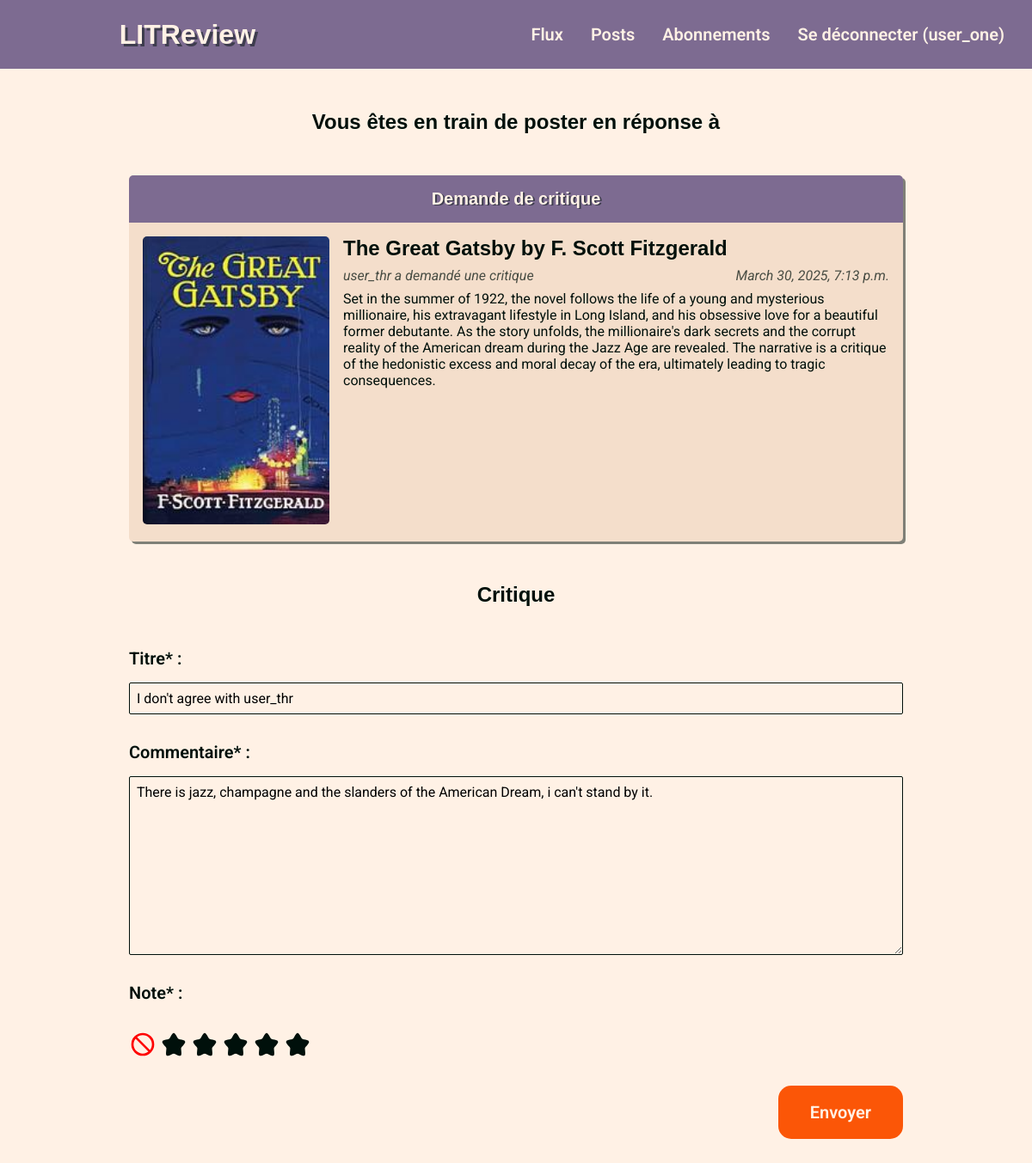
The page /review/update/5/ (signed in) on the database its author committed.
### myauth/models.py (models this page shows)
class User(AbstractUser):
    pass

### litrevu/models.py (models this page shows, shortened)
class Ticket(models.Model):
    title = models.CharField(
        max_length=128
    )
    description = models.TextField(
        max_length=2048,
        blank=True
    )
    user = models.ForeignKey(
        settings.AUTH_USER_MODEL,
        on_delete=models.CASCADE
    )
    image = models.ImageField(
        null=True,
        blank=True
    )
    time_created = models.DateTimeField(
        auto_now_add=True
    )

class Review(models.Model):
    ticket = models.ForeignKey(
        to=Ticket,
        on_delete=models.CASCADE
    )
    rating = models.PositiveSmallIntegerField(
        validators=[MinValueValidator(0), MaxValueValidator(5)],
        blank=True,
        default=0
    )
    headline = models.CharField(
        max_length=128
    )
    body = models.CharField(
        max_length=8192,
        blank=True
    )
    user = models.ForeignKey(
        to=settings.AUTH_USER_MODEL,
        on_delete=models.CASCADE)
    time_created = models.DateTimeField(
        auto_now_add=True
    )

### litrevu/views.py (the view, shortened to what this page needs)
class ReviewUpdateView(LoginRequiredMixin, View):
    template_name = 'litrevu/review_update.html'
    form_class = forms.ReviewForm
    def get(self, request, review_id):
        review = models.Review.objects.get(id=review_id)
        ticket = models.Ticket.objects.get(id=review.ticket.id)
        ticket.user_has_reviewed = (
            ticket.review_set.filter(user=request.user).exists())
        form = self.form_class(instance=review)
        return render(request, self.template_name,
                      context={'form': form,
                               'ticket': ticket,
                               'review': review})

### litrevu/forms.py (shortened to what this page needs)
class ReviewForm(forms.ModelForm):
    class Meta:
        model = models.Review
        fields = ['headline', 'body', 'rating']
        labels = {
            'headline': 'Titre* ',
            'rating': 'Note* ',
            'body': 'Commentaire* '
        }
    def __init__(self, *args, **kwargs):
        super().__init__(*args, **kwargs)
        self.fields['rating'].initial = 0
        self.fields['headline'].widget.attrs.update(
            {'class': 'formReview__title'}
        )
        self.fields['rating'].widget.attrs.update(
            {'class': 'formReview__hidden'}
        )
        self.fields['body'].widget = forms.Textarea(
            attrs={'class': 'formReview__body'}
        )

### templates/litrevu/review_update.html (shortened to what this page needs)
{% extends 'base.html' %}
{% load static %}
{% block content %}
    <div class="formReview">
        <h2 class="formReview__type">Vous êtes en train de poster en réponse à</h2>
            <div>
                {% include 'litrevu/snippet_ticket.html' with ticket=ticket current_review=True %}
            </div>
        <h2 class="formReview__type">Critique</h2>
        <form action ="" method="post" enctype="multipart/form-data" class="formReview__form">
            {{ form.as_p }}
            <div class="formReview__stars" data-rating="{{ review.rating|default:0 }}">
                <span class="formReview__stars__elem fa-stop" onclick="gfg(0)"></span>
                <span class="formReview__stars__elem fa-star" onclick="gfg(1)"></span>
                <span class="formReview__stars__elem fa-star" onclick="gfg(2)"></span>
                <span class="formReview__stars__elem fa-star" onclick="gfg(3)"></span>
                <span class="formReview__stars__elem fa-star" onclick="gfg(4)"></span>
                <span class="formReview__stars__elem fa-star" onclick="gfg(5)"></span>
            </div>
            <div class="formReview__action">
                <button type="submit" role="button" class="formReview__button">Envoyer</button>
            </div>
        </form>
    </div>
{% endblock content %}

### templates/base.html (shortened to what this page needs)
{% load static %}
<!DOCTYPE html>
<html lang="en">
    <head>
        <link rel="stylesheet" href="{% static 'css/style.css' %}">
    </head>
    <body>
        <nav class="navbar">
            <h1 onclick="location.href='{% url 'home' %}'" class="navbar__title">LITReview</h1>
            {% if user.is_authenticated %}
                <ul class="navbar__list">
                    <li class="navbar__li"><a href="{% url 'home' %}" class="navbar__link {% if request.path == '/home/' %}navbar__active{% endif %}">Flux</a></li>
                    <li class="navbar__li"><a href="{% url 'posts' %}" class="navbar__link {% if request.path == '/posts/' %}navbar__active{% endif %} ">Posts</a></li>
                    <li class="navbar__li"><a href="{% url 'follow' %}" class="navbar__link {% if '/subscription/' in request.path %}navbar__active{% endif %} ">Abonnements</a></li>
                    <li class="navbar__li"><a href="{% url 'logout' %}" class="navbar__link">Se déconnecter ({{ request.user.username }})</a></li>
                </ul>
            {% endif %}
        </nav>
        {% block content %}{% endblock content %}
    </body>
</html>

### templates/litrevu/snippet_ticket.html (shortened to what this page needs)
<div class="ticket">
    {% if not ticket_in_review %}
        <h3 class="ticket__type">Demande de critique</h3>
    {% endif %}
    <div class="ticket__body">
        {% if ticket.image %}
            <div class="ticket__imageBlock">
                <img src="{{ ticket.image.url }}" alt="image of {{ ticket.title }}" class="ticket__image">
            </div>
        {% endif %}
        <div class="ticket__content">
            <h3 class="ticket__title">{{ ticket.title }}</h3>
            <div class="ticket__details">
                <p class="ticket__creator"> {% if request.user.username == ticket.user.username %}
                        Vous avez demandé une critique
                    {% else %}
                        {{ ticket.user.username }} a demandé une critique
                    {% endif %}
                </p>
                <p class="ticket__time">{{ ticket.time_created }}</p>
            </div>
            {% if ticket.description %}
                <p class="ticket__description">{{ ticket.description }}</p>
            {% endif %}
        </div>
    </div>
</div>

### mystatic/css/style.css (style rules this page uses)
html { overflow-y: scroll; }
* { margin: 0; padding: 0; box-sizing: border-box; }
body, a, button { font-family: "Roboto", sans-serif; }
body { display: flex; flex-direction: column; width: 100%; align-items: center; justify-content: center; background-color: #FFF1E5; color: #00100B; }
h1, h2, h3, h4, h5, h6 { font-family: "Poppins", sans-serif; }
.navbar { padding: 0 2rem; display: flex; align-items: center; justify-content: space-between; background: #7D6B91; height: 5rem; position: relative; width: 100%; color: #00100B; }
.navbar__title { font-weight: bold; font-size: 32px; line-height: 5rem; color: #FFF1E5; text-shadow: rgba(0, 16, 11, 0.5) 3px 3px; flex-grow: 1; text-align: center; cursor: pointer; }
.navbar__list { display: flex; list-style-type: none; align-items: center; gap: 2rem; flex-grow: 1; justify-content: flex-end; }
.navbar__li { transition: transform 100ms; padding: 2px 0; }
.navbar__link { text-decoration: none; color: #FFF1E5; font-weight: 600; font-size: 20px; }
.ticket { width: 100%; display: flex; flex-direction: column; background-color: #F4DECB; border-top: 0; border-radius: 5px; gap: 1rem; box-shadow: rgba(0, 16, 11, 0.5) 3px 3px; padding-bottom: 1rem; }
.ticket__type { text-align: center; padding: 1rem; background-color: #7D6B91; color: #FFF1E5; text-shadow: rgba(0, 16, 11, 0.5) 2px 1px; border-radius: 5px 5px 0 0; font-size: 20px; }
.ticket__body { display: flex; flex-direction: row; gap: 1rem; align-items: flex-start; margin: 0 1rem; }
.ticket__imageBlock { flex-shrink: 0; width: 25%; height: 100%; }
.ticket__imageBlock img { width: 100%; height: auto; border-radius: 5px; }
.ticket__content { flex-grow: 1; display: flex; flex-direction: column; gap: 0.5rem; }
.ticket__content h3 { font-size: 24px; }
.ticket__details { display: flex; flex-direction: row; justify-content: space-between; }
.ticket__details p { font-style: italic; opacity: 0.7; }
.fa-star { display: inline-block; -webkit-mask-image: url("/mystatic/images/star-svgrepo-com.svg"); mask-image: url("/mystatic/images/star-svgrepo-com.svg"); background-color: #00100B; width: 2rem; height: 2rem; background-size: contain; background-repeat: no-repeat; opacity: 1; vertical-align: bottom; }
.fa-stop { display: inline-block; -webkit-mask-image: url("/mystatic/images/stop-sign-svgrepo-com.svg"); mask-image: url("/mystatic/images/stop-sign-svgrepo-com.svg"); background-color: red; width: 2rem; height: 2rem; background-size: contain; background-repeat: no-repeat; opacity: 1; vertical-align: bottom; }
.fa-stop.checked { background-color: red; }
.formReview { padding: 3rem 0; display: flex; flex-direction: column; gap: 3rem; width: 75%; }
.formReview__form { display: flex; flex-direction: column; gap: 2rem; }
.formReview p { display: flex; flex-direction: column; gap: 1rem; }
.formReview p label { font-weight: 600; font-size: 20px; }
.formReview__type { text-align: center; }
.formReview__action { display: flex; }
.formReview__action button { appearance: none; background-color: #FB5607; border: transparent; border-radius: 15px; color: #FFF1E5; cursor: pointer; display: inline-block; font-size: 20px; font-weight: 600; line-height: normal; margin: 0; min-height: 3rem; min-width: 0; outline: none; padding: 1.2rem 2.3rem; text-align: center; text-decoration: none; transition: all 300ms cubic-bezier(0.23, 1, 0.32, 1); user-select: none; -webkit-user-select: none; touch-action: manipulation; will-change: transform; margin-left: auto; }
.formReview__title { outline: none; background-color: #FFF1E5; border: solid 1px #00100B; font-size: 16px; padding: 0.5rem; border-radius: 2px; font-family: inherit; }
.formReview__body { outline: none; background-color: #FFF1E5; border: solid 1px #00100B; font-size: 16px; resize: vertical; padding: 0.5rem; border-radius: 2px; font-family: inherit; }

### rows shown on the page
User: user.username "user_one"
Ticket: image (picture), title "The Great Gatsby by F. Scott Fitzgerald", user.username "user_thr", time_created "March 30, 2025, 7:13 p.m.", description "Set in the summer of 1922, the novel follows the life of a young and mysterious millionaire, his extravagant lifestyle in Long Island, and his obsessive love for a beautiful former debutante. As the story unfolds, the millionaire's dark secrets and the corrupt reality of the American dream during the Jazz Age are revealed. The narrative is a critique of the hedonistic excess and moral decay of the era, ultimately leading to tragic consequences."
Review: headline "I don't agree with user_thr", body "There is jazz, champagne and the slanders of the American Dream, i can't stand by it."
